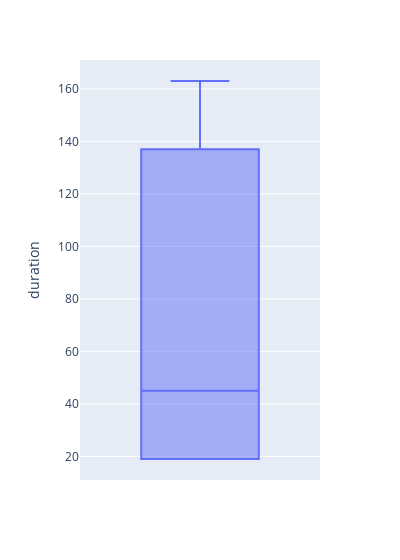

Notebook code for this chart:
### Code cell
px.box(whole_df[(whole_df['behavior']=='sex')], y='duration', width=400)

### Figure 1 — Plotly figure (JSON) as saved in the notebook; plotly's stock layout.template omitted (floating-point values rounded to 4 significant figures)
{"data": [{"alignmentgroup": "True", "hovertemplate": "duration=%{y}<extra></extra>", "legendgroup": "", "marker": {"color": "#636efa"}, "name": "", "notched": false, "offsetgroup": "", "orientation": "v", "showlegend": false, "type": "box", "x0": " ", "xaxis": "x", "y": [19, 19, 60, 30, 163, 137], "y0": " ", "yaxis": "y"}], "layout": {"boxmode": "group", "legend": {"tracegroupgap": 0}, "margin": {"t": 60}, "width": 400, "xaxis": {"anchor": "y", "domain": [0, 1]}, "yaxis": {"anchor": "x", "domain": [0, 1], "title": {"text": "duration"}}}}
